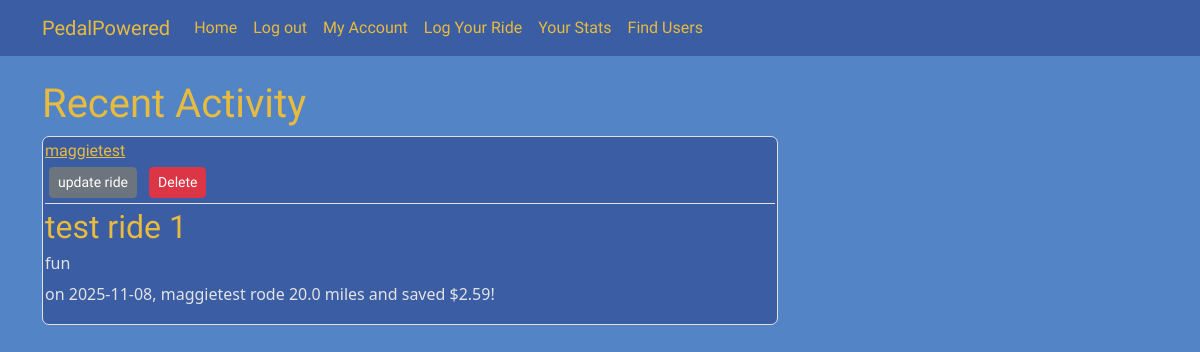
The app's page /post/1 (signed in) with its own data.
### pedalpowered/models.py (models this page shows, shortened)
class User(db.Model, UserMixin):
    id = db.Column(db.Integer, primary_key = True)
    username = db.Column(db.String(20), unique=True, nullable=False)
    email = db.Column(db.String(100), unique=True, nullable=False)
    img_file = db.Column(db.String(20), nullable=False, default='default.jpg')
    password = db.Column(db.String(60), nullable=False)
    ridelog = db.relationship('rides', backref="author", lazy=True)
    friends = db.relationship('User', secondary=friendships, primaryjoin=(friendships.c.user_id == id), secondaryjoin=(friendships.c.friend_id == id),
    backref=db.backref('friended_by', lazy='dynamic'),lazy='dynamic')

class rides(db.Model):
    id = db.Column(db.Integer, primary_key = True)
    ride_date = db.Column(db.DateTime, nullable = False)
    title = db.Column(db.String, nullable = False)
    distance = db.Column(db.Float, nullable = False)
    gas_price = db.Column(db.Float, nullable = True)
    car_mpg = db.Column(db.Float, nullable = True)
    user_id = db.Column(db.Integer,db.ForeignKey('user.id'), nullable=False)
    gas_money_saved = db.Column(db.Float, nullable = True)
    user_comment = db.Column(db.String, nullable = False)

### pedalpowered/routes.py (the view)
@app.route("/post/<int:post_id>")
def post(post_id):
    post = rides.query.get_or_404(post_id)
    return render_template('post.html', title = post.title, post = post)

### pedalpowered/models.py (called while the page is built)
@login_manager.user_loader
def load_user(user_id):
    return User.query.get(int(user_id))

### pedalpowered/templates/post.html (shortened to what this page needs)
{% extends "layout.html" %}
{% block content %}
<h1 style="font-family: Irish Grover";>Recent Activity</h1>
    <article class="media-body border">
        <div class = "media-body">
            <div class="article-metadata">
                <a class = 'mr-2' href="{{url_for('user_profile', username=post.author.username)}}">{{post.author.username}}</a>
                {%if post.author == current_user%}
                    <div>
                        <a class = "btn btn-secondary btn-sm m-1" href="{{url_for('update_post',post_id = post.id)}}">update ride</a>
                        <button type="button" class="btn btn-danger btn-sm m-1" data-bs-toggle="modal" data-bs-target="#deleteModal">Delete</button>
                    </div>
                {%endif%}
            </div>
            <h2 class='article-title' style="color:#E7BB3E; font-family:'Irish Grover';">{{post.title}}</h2>
            <h6>{{post.user_comment}}</h6>
            <p class = "media-body">on {{post.ride_date.strftime('%Y-%m-%d')}}, {{post.author.username}} rode {{post.distance}} miles
                and saved ${{post.gas_money_saved}}!
            </p>
        </div>
    </article>
{% endblock content %}

### pedalpowered/static/main.css (style rules this page uses)
body { background: #5385C6; color: #333333; margin-top: 5rem; }
h1, h2, h3, h4, h5, h6 .irish-grover-regular { color: #E7BB3E; }
.article-title { color:#E7BB3E; background-color:#3B5DA3; }
.article-metadata { padding-bottom: 1px; margin-bottom: 4px; border-bottom: 1px solid #e3e3e3; font-family: "Irish Grover"; }
.media-body { color:#e3e3e3; background-color: #3B5DA3; border-width: 5px; }
.mr-2 { color:#E7BB3E !important; text-decoration: underline; }
.border { border: 2px solid #E7BB3E; border-radius: 7px; padding: 2px; margin-bottom: 10px; }

### records on screen
User: author.username "maggietest"
rides: title "test ride 1", user_comment "fun", ride_date "2025-11-08", distance "20.0", gas_money_saved "2.59"
